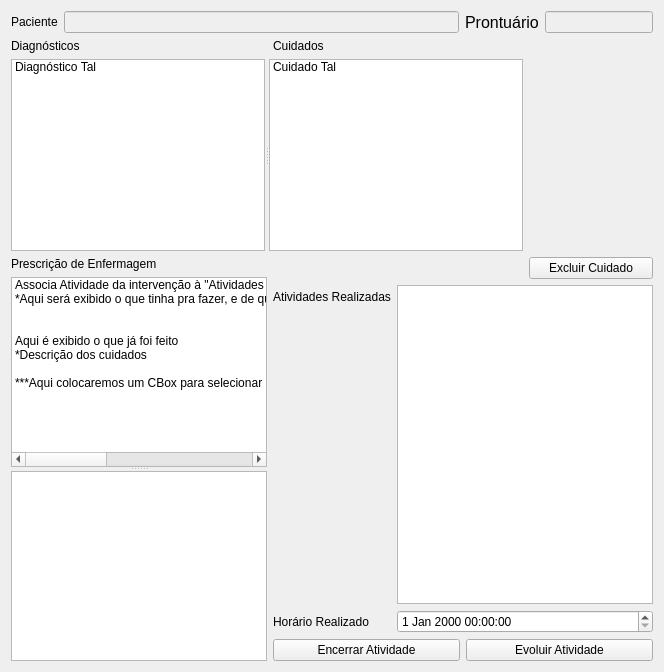
         <widget class="QWidget" name="tab_cuidados_3">
          <attribute name="title">
           <string>Cuidados</string>
          </attribute>
          <layout class="QGridLayout" name="gridLayout_19">
           <item row="0" column="0" colspan="3">
            <layout class="QHBoxLayout" name="horizontalLayout_114">
             <item>
              <widget class="QLabel" name="label_pacienteCuid_4">
               <property name="text">
                <string>Paciente</string>
               </property>
               <property name="buddy">
                <cstring>lineEdit_paciente_2</cstring>
               </property>
              </widget>
             </item>
             <item>
              <widget class="QLineEdit" name="lineEdit_paciente_8">
               <property name="enabled">
                <bool>false</bool>
               </property>
              </widget>
             </item>
             <item>
              <widget class="QLabel" name="label_prontCuid_4">
               <property name="font">
                <font>
                 <pointsize>12</pointsize>
                </font>
               </property>
               <property name="text">
                <string>Prontuário</string>
               </property>
               <property name="buddy">
                <cstring>lineEdit_pront_2</cstring>
               </property>
              </widget>
             </item>
             <item>
              <widget class="QLineEdit" name="lineEdit_pront_5">
               <property name="enabled">
                <bool>false</bool>
               </property>
               <property name="sizePolicy">
                <sizepolicy hsizetype="Minimum" vsizetype="Minimum">
                 <horstretch>0</horstretch>
                 <verstretch>0</verstretch>
                </sizepolicy>
               </property>
              </widget>
             </item>
            </layout>
           </item>
           <item row="1" column="0">
            <widget class="QLabel" name="label_diagn_3">
             <property name="text">
              <string>Diagnósticos</string>
             </property>
             <property name="buddy">
              <cstring>listWidget_listaDiag_2</cstring>
             </property>
            </widget>
           </item>
           <item row="1" column="1">
            <widget class="QLabel" name="label_cuidados_2">
             <property name="text">
              <string>Cuidados</string>
             </property>
             <property name="buddy">
              <cstring>listWidget_listaCuidados</cstring>
             </property>
            </widget>
           </item>
           <item row="2" column="0" colspan="2">
            <widget class="QSplitter" name="splitter_4">
             <property name="orientation">
              <enum>Qt::Horizontal</enum>
             </property>
             <widget class="QListWidget" name="listWidget_listaDiag_5">
              <item>
               <property name="text">
                <string>Diagnóstico Tal</string>
               </property>
              </item>
             </widget>
             <widget class="QListWidget" name="listWidget_listaCuidados_2">
              <item>
               <property name="text">
                <string>Cuidado Tal</string>
               </property>
              </item>
             </widget>
            </widget>
           </item>
           <item row="3" column="0">
            <widget class="QLabel" name="label_peCuidados_2">
             <property name="text">
              <string>Prescrição de Enfermagem</string>
             </property>
             <property name="buddy">
              <cstring>listWidget_atividadesSelecionadas</cstring>
             </property>
            </widget>
           </item>
           <item row="3" column="2" rowspan="2">
            <widget class="QPushButton" name="pushButton_excluiCuidado_2">
             <property name="text">
              <string>Excluir Cuidado</string>
             </property>
            </widget>
           </item>
           <item row="4" column="0" rowspan="3">
            <widget class="QSplitter" name="splitter_7">
             <property name="orientation">
              <enum>Qt::Vertical</enum>
             </property>
             <widget class="QListWidget" name="listWidget_atividadesSelecionadas_2">
              <item>
               <property name="text">
                <string>Associa Atividade da intervenção à &quot;Atividades realizadas&quot;</string>
               </property>
              </item>
              <item>
               <property name="text">
                <string>*Aqui será exibido o que tinha pra fazer, e de quanto em quanto tempo, em forma de tabela
 

Aqui é exibido o que já foi feito
*Descrição dos cuidados

***Aqui colocaremos um CBox para selecionar os Cuidados NIC com Aprazamento, que serão movidos para a direita para feedback

</string>
               </property>
              </item>
             </widget>
             <widget class="QListView" name="listView_ativAfazer_2"/>
            </widget>
           </item>
           <item row="5" column="1" colspan="2">
            <layout class="QFormLayout" name="formLayout_12">
             <property name="fieldGrowthPolicy">
              <enum>QFormLayout::AllNonFixedFieldsGrow</enum>
             </property>
             <item row="0" column="0">
              <widget class="QLabel" name="label_ativRealizadas_2">
               <property name="text">
                <string>Atividades Realizadas</string>
               </property>
              </widget>
             </item>
             <item row="1" column="0">
              <widget class="QLabel" name="label_horarioRealizado_2">
               <property name="text">
                <string>Horário Realizado</string>
               </property>
               <property name="buddy">
                <cstring>dateTimeEdit_dataHoraAtividade</cstring>
               </property>
              </widget>
             </item>
             <item row="1" column="1">
              <widget class="QDateTimeEdit" name="dateTimeEdit_dataHoraAtividade_2"/>
             </item>
             <item row="0" column="1">
              <widget class="QListView" name="listView_ativRealizadas_2"/>
             </item>
            </layout>
           </item>
           <item row="6" column="1" colspan="2">
            <layout class="QHBoxLayout" name="horizontalLayout_115">
             <item>
              <widget class="QPushButton" name="pushButton_encerrarAtivid_2">
               <property name="text">
                <string>Encerrar Atividade</string>
               </property>
              </widget>
             </item>
             <item>
              <widget class="QPushButton" name="pushButton_evoluirAtivid_2">
               <property name="text">
                <string>Evoluir Atividade</string>
               </property>
              </widget>
             </item>
            </layout>
           </item>
          </layout>
         </widget>
